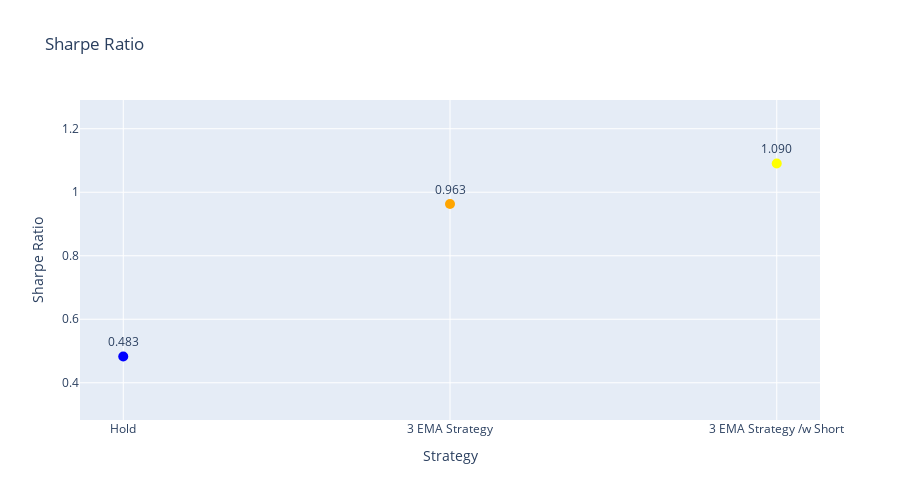

Source (notebook cell):
### Markdown cell above
#### Comparison with 3 EMA Strategies with sharpe ratio

### Code cell
pf_hold = vbt.Portfolio.from_holding(ohlcv_wbuf['Close'])

# Calculate Sharpe ratios
hold_sharpe_ratio = pf_hold.sharpe_ratio()
strategy_sharpe_ratio = portfolio_percent.sharpe_ratio()
wshort_sharpe_ratio = portfolio_percent_wshort.sharpe_ratio()

hold_sharpe_ratio_text = f"{hold_sharpe_ratio:.3f}"
strategy_sharpe_ratio_text = f"{strategy_sharpe_ratio:.3f}"
wshort_sharpe_ratio_text = f"{wshort_sharpe_ratio:.3f}"

# Create a scatter plot
fig = go.Figure()

# Add points for each Sharpe ratio
fig.add_trace(go.Scatter(
    x=['Hold', '3 EMA Strategy', '3 EMA Strategy /w Short'], 
    y=[hold_sharpe_ratio, strategy_sharpe_ratio, wshort_sharpe_ratio],
    mode='markers+text',  # Show markers and text
    marker=dict(size=10, color=['blue', 'orange', 'yellow']),  # Customize marker size and color
    text=[hold_sharpe_ratio_text, strategy_sharpe_ratio_text, wshort_sharpe_ratio_text],  # Display the value on the markers
    textposition='top center'  # Position the text above the markers
))

# Update layout with adjusted y-axis range for better spacing
fig.update_layout(
    title='Sharpe Ratio',
    xaxis_title='Strategy',
    yaxis_title='Sharpe Ratio',
    height=500,
    yaxis=dict(range=[min(hold_sharpe_ratio, strategy_sharpe_ratio, wshort_sharpe_ratio) - 0.2,\
                     max(hold_sharpe_ratio, strategy_sharpe_ratio, wshort_sharpe_ratio) + 0.2])
)

# Show the plot
fig.show()

### Figure 1 — Plotly figure (JSON) as saved in the notebook; plotly's stock layout.template omitted (floating-point values rounded to 4 significant figures)
{"data": [{"marker": {"color": ["blue", "orange", "yellow"], "size": 10}, "mode": "markers+text", "text": ["0.483", "0.963", "1.090"], "textposition": "top center", "type": "scatter", "x": ["Hold", "3 EMA Strategy", "3 EMA Strategy /w Short"], "y": [0.4827, 0.9631, 1.09]}], "layout": {"height": 500, "title": {"text": "Sharpe Ratio"}, "xaxis": {"title": {"text": "Strategy"}}, "yaxis": {"range": [0.2827, 1.29], "title": {"text": "Sharpe Ratio"}}}}
